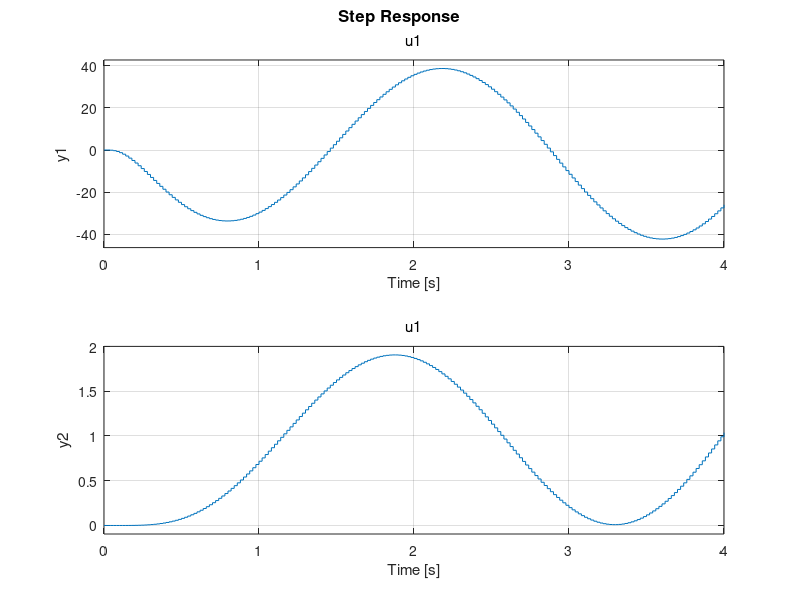

Write the MATLAB code that produced this figure. (Note: this script raises an error after producing the figure.)
clear all; close all; clc;

A = [0 1 0 0; -137.6 -21.4 0 0; 0 0 0 1; -0.15 0 0 -1.75];
B = [0; 53.64; 0; 0];
C = [1 0 0 0; 0 0 1 0];
D = 0;

Ts = 20e-3;
Ad = eye(4) + A*Ts;
Bd = B*Ts;
Cd = C;
Dd = D;

%L = [ .6371 0.0; -3.4543 0.0; 0.0 1.0301; -0.003 11.1285 ];
L = [ 0.0003   , 0.0002; -0.4655, -0.0020; 0.0001,  0.3918; -0.0019,  1.5908]

polos_obs_d = eig(Ad - L*Cd)
polos_obs_c = log(polos_obs_d)/Ts

K = [0.2533,   -0.0121, -116.5175,  -30]
H = -205;

polos_cont_d = eig(Ad - Bd*K)
polos_cont_c = log(polos_cont_d)/Ts

G = ss(Ad, Bd, Cd, Dd, Ts);
C = reg(G, K, L);

Tcl = feedback(G, C, '+')
##Tcl = ss(Tcl.A, Tcl.B, [Tcl.C; 0 1 0 0 0 0 0 0; 0 0 0 1 0 0 0 0], [Tcl.D; zeros(2, 1)], Ts)

z = tf('z', Ts);
Cint = H*Ts*z/(z-1);

Tint = feedback(series(Cint, Tcl), 1, 1, 2)
step(Tint, 4)

##data = dlmread('output20251125-163540.csv');
##
##start = 1
##
##ref = data(start:end, 1);
##pos = data(start:end, 3);
##vel = data(start:end, 5);
##theta = data(start:end, 7);
##omega = data(start:end, 9);

##t_max = Ts*(numel(theta)-1);
t_max = 15;
[y t] = lsim(Tcl, F*ref, t_max);
stairs(Tcl);

figure; stairs(t, y(:, 1), '-.'); hold on;
stairs(t, theta);
xlabel('Tiempo [s]');
ylabel('Ángulo [⁰]');
xlim([0 t_max]);
legend('Ángulo simulado', 'Ángulo observado');
grid;
print -depsc ../../informe/img/ff-theta.eps

figure; stairs(t, y(:, 2), '-.'); hold on;
stairs(t, pos);
xlabel('Tiempo [s]');
ylabel('Posición [m]');
xlim([0 t_max]);
legend('Posición simulada', 'Posición observada');
grid;
print -depsc ../../informe/img/ff-pos.eps

figure; stairs(t, y(:, 3), '-.'); hold on;
stairs(t, omega);
xlabel('Tiempo [s]');
ylabel('Velocidad angular [⁰/s]');
xlim([0 t_max]);
legend('Velocidad angular simulada', 'Velocidad angular observada');
grid;
print -depsc ../../informe/img/ff-omega.eps

figure; stairs(t, y(:, 4), '-.'); hold on;
stairs(t, vel);
xlabel('Tiempo [s]');
ylabel('Velocidad [m/s]');
xlim([0 t_max]);
legend('Velocidad simulada', 'Velocidad observada');
grid;
print -depsc ../../informe/img/ff-vel.eps
